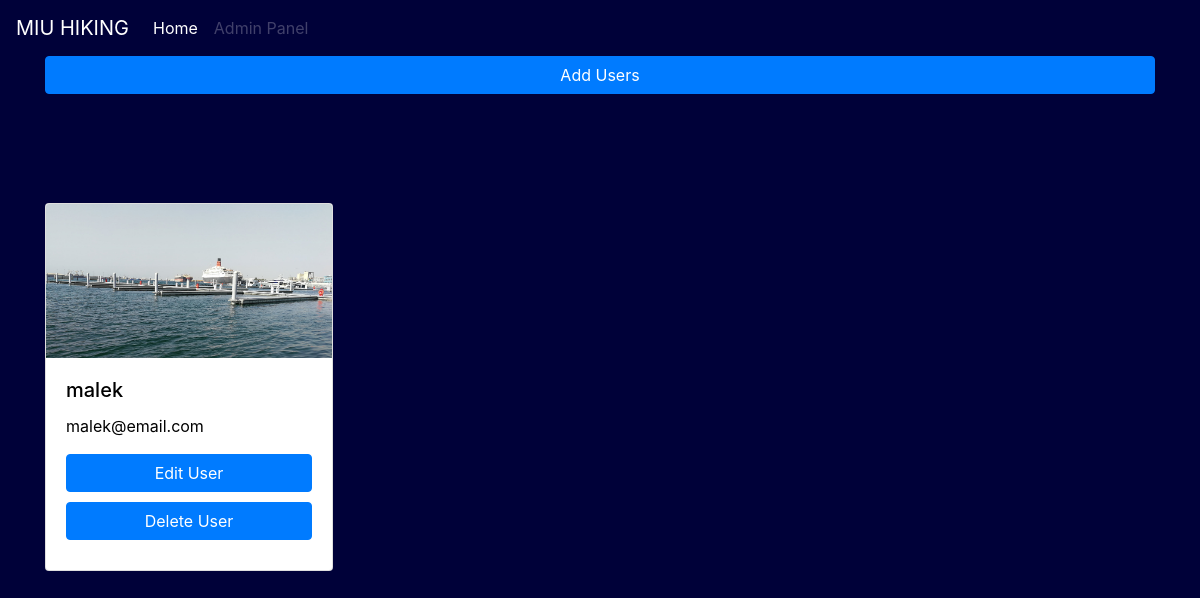
The page /admin-all-users.php on the database its author committed.
### tables this page shows
CREATE TABLE `users` (
  `id` int(11) NOT NULL,
  `name` varchar(255) NOT NULL,
  `password` varchar(255) NOT NULL,
  `email` varchar(255) NOT NULL,
  `claim` int(255) NOT NULL,
  `phone` varchar(255) NOT NULL,
  `photo` varchar(255) NOT NULL
);

### admin-all-users.php (the view, shortened to what this page needs)
<?php
require_once("connect.php");
$query = "SELECT * FROM users Where claim = 0";
$result = mysqli_query($conn, $query);
?>
<!DOCTYPE html>
<html lang="en">
<head>
    <link rel="stylesheet" href="assets/css/style.css">
    <link rel="stylesheet" href="https://cdn.jsdelivr.net/npm/bootstrap@4.6.1/dist/css/bootstrap.min.css">
</head>
<body class="myhome">
    <nav class="navbar navbar-expand-lg navbar-dark bg-transparent">
        <a class="navbar-brand" href="#">MIU HIKING</a>
        <div class="collapse navbar-collapse" id="navbarScroll">
            <ul class="navbar-nav mr-auto my-2 my-lg-0 navbar-nav-scroll" style="max-height: 100px;">
                <li class="nav-item active">
                    <a class="nav-link" href="admin-panel.php">Home <span class="sr-only">(current)</span></a>
                </li>
                <li class="nav-item">
                    <a class="nav-link disabled">Admin Panel</a>
                </li>
            </ul>
        </div>
    </nav>
    <div class="container">
        <button type="button" class="btn btn-primary" onclick="location.href='admin-add-user.php'">Add Users</button>
    </div>
    <div class="container">
        <div class='row myprods'>
            <?php
            $result->data_seek(0);
            while ($row = $result->fetch_assoc()) {
                $imageURL = 'images/' . $row["photo"];
                echo "<form method='POST' action=''>";
                echo "<div style='margin-top: 3%' class='col-lg'>";
                echo    "<div class='card' style='width: 18rem;'>";
                echo        "<img src='" . $imageURL . " ' class='card-img-top' alt='...'>";
                echo        "<div class='card-body'>";
                echo          "<h5 class='card-title'>"  . $row['name'] . "</h5>";
                echo          "<p class='card-text'>" . $row['email'] . "</p>";
                echo          "<a href='admin-edit-users.php?varname=$row[id]' class='btn btn-primary'>Edit User</a>";
                echo "       <a name='delete' href='deleteuser.php?varname=$row[id]' type='submit' class='btn btn-primary'>Delete User</a>";
                echo        "</div>";
                echo      "</div>";
                echo      "</div>";
                echo     "</form>";
            }
            ?>
        </div>
    </div>
</body>
</html>

### assets/css/style.css (style rules this page uses)
.myhome { background-color: #000139; height: 100%; color: #fff; }
.btn-primary { width: 100% !important; margin-bottom: 4%; }
.card-text { color: #000 !important; font:20px; }
.card-title { color: #000 !important; }
.myprods { margin-top: 5%; }

### rows shown on the page
users: photo (picture), name "malek", email "malek@email.com"
